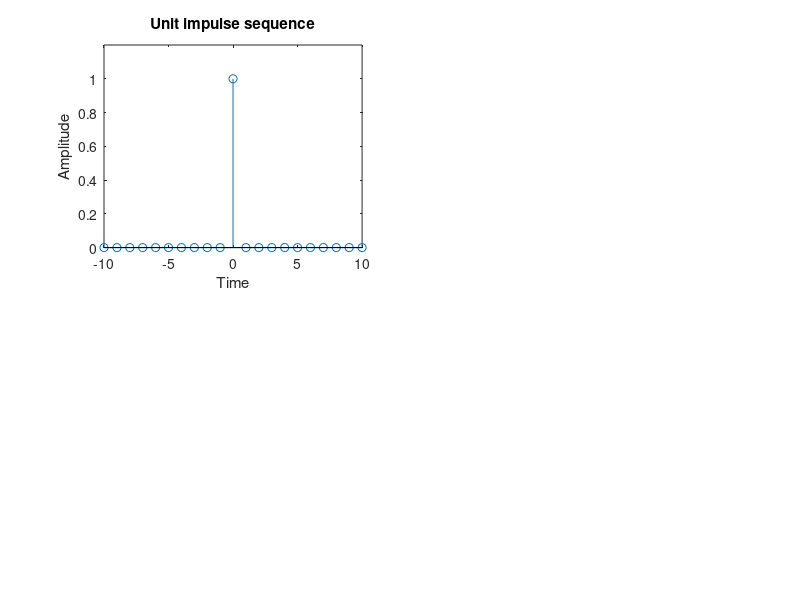

The MATLAB source for this figure:
close all;
clear;
n=-10:1:10;
impulse=[zeros(1,10),ones(1,1),zeros(1,10)];
subplot(2,2,1);
stem(n,impulse);
xlabel('Time');
ylabel('Amplitude');
title('Unit impulse sequence');
axis([-10 10 0 1.2]);
